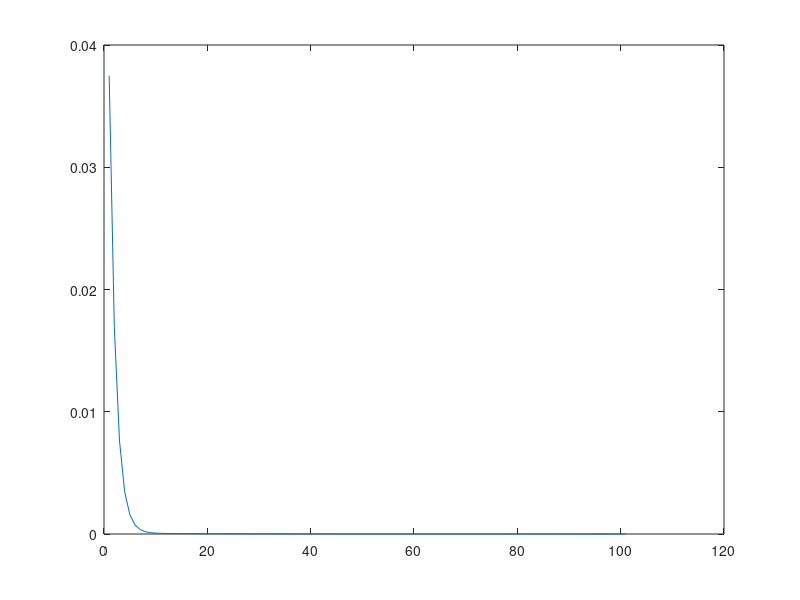

Here is the MATLAB script that generated this plot:
clear;

function J = costFunction(X, y, theta)
  m = size(X, 1);
  predictions = X * theta;
  squareErrors = (predictions - y) .^ 2;
  J = 1 / (2 * m) * sum(squareErrors);
end

function newTheta = gradientDescentStep(X, y, theta, alpha)
  m = size(X, 1);
  predictions = X * theta;
  newTheta = theta - (alpha / m) * X' * (predictions - y);
end

function newTheta = gradientDescent(X, y, theta, alpha)
  steps = 100;
  newTheta = theta;
  j = [costFunction(X, y, newTheta)];
  for i=1:steps,
    newTheta = gradientDescentStep(X, y, newTheta, alpha);
    j = [j, costFunction(X, y, newTheta)];
  endfor
  plot(1:(steps + 1), j);
end

X = [1 1; 1 2; 1 3; 1 4];
y = [1; 2; 3; 4];

theta = [0; 0.9];
gradientDescent(X, y, theta, 0.2);
# costFunction(X, y, theta);

[1 2; 3 4] / 4